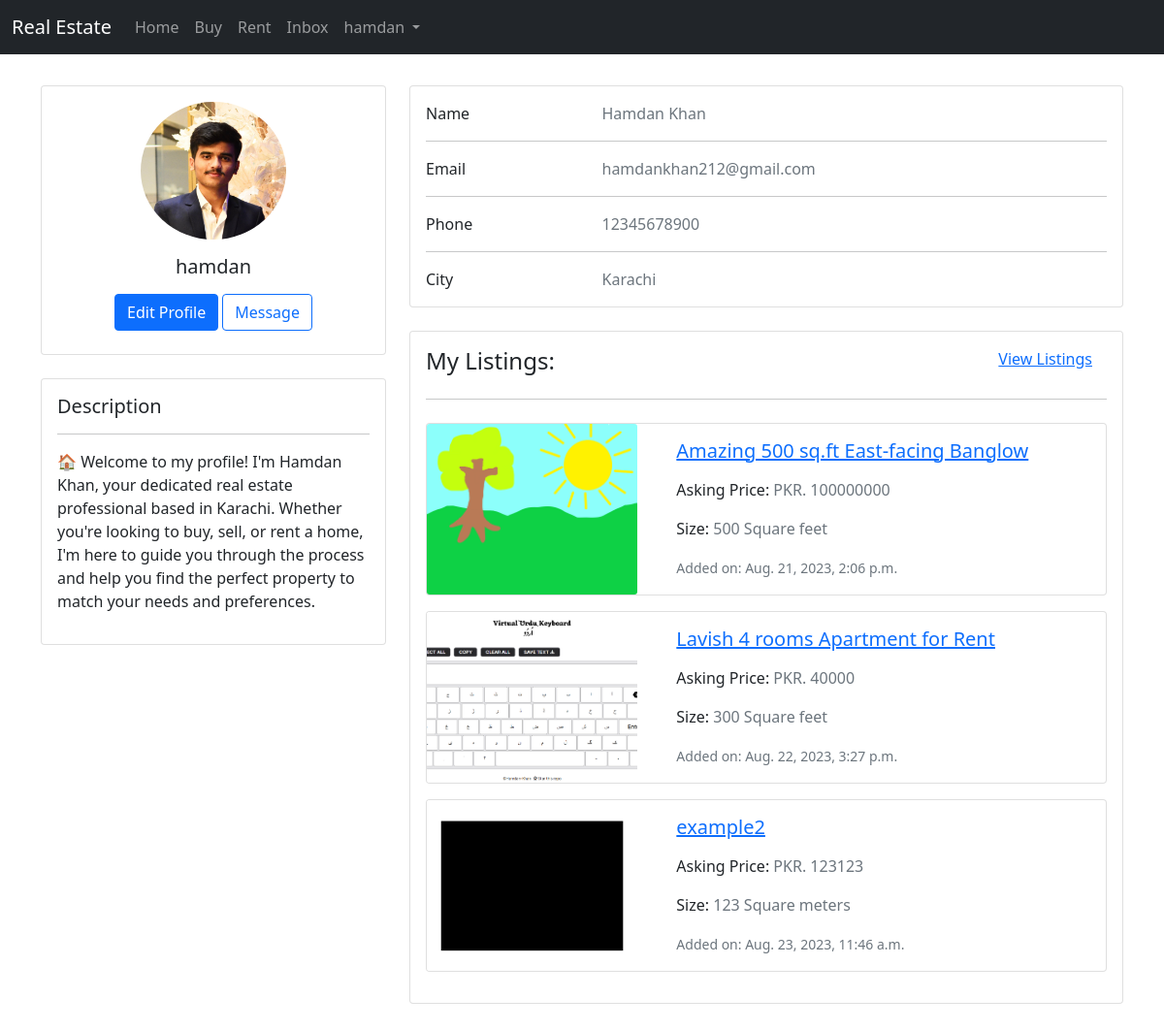
Screenshot of /user/profile/ (signed in) with the database file from the repository.
### users/models.py (models this page shows, shortened)
class CustomUser(AbstractUser):
    Gender_choices = [
        ('M', 'Male'),
        ('F', 'Female'),
    ]
    gender = models.CharField(
        max_length=1, choices=Gender_choices, null=True, blank=True)

class Profile(models.Model):
    user = models.OneToOneField(CustomUser, on_delete=models.CASCADE)
    first_name = models.CharField(max_length=100, blank=True)
    last_name = models.CharField(max_length=100, blank=True)
    contact_number = models.CharField(max_length=20, blank=True,)
    city = models.CharField(max_length=100, blank=True)
    profile_pic = models.ImageField(upload_to=profile_pic_path, blank=True,)
    description = models.CharField(max_length=500, null=True, blank=True)

### market/models.py (models this page shows, shortened)
class Property(models.Model):
    UNIT_CHOICES = [
        ("Square feet", "sq.ft"),
        ("Square meters", "sq.m"),
        ("Marla", "marla"),
        ("Kanal", "kanal"),
    ]
    SALE_CHOICES = [
        ("Sell", "Sell"),
        ("Rent", "Rent"),
    ]
    PROVINCE_CHOICES = [
        ("Sindh", "S"),
        ("Punjab", "P"),
        ("Balochistan", "B"),
        ("KPK", "K"),
    ]
    title = models.CharField(max_length=300, blank=True, null=True)
    owner = models.ForeignKey(
        settings.AUTH_USER_MODEL, on_delete=models.CASCADE, blank=True, null=True)
    type = models.ForeignKey(
        PropertyType, on_delete=models.CASCADE, related_name="property", blank=True, null=True)
    sale_type = models.CharField(
        max_length=10, choices=SALE_CHOICES, blank=True, null=True)
    address = models.CharField(max_length=500, blank=True, null=True)
    price = models.IntegerField(blank=True, null=True)
    size = models.IntegerField(blank=True, null=True)
    size_unit = models.CharField(
        choices=UNIT_CHOICES, blank=True, null=True, max_length=100)
    description = models.TextField(blank=True, null=True)
    province = models.CharField(
        choices=PROVINCE_CHOICES, max_length=40, null=True, blank=True)
    city = models.ForeignKey(
        City, on_delete=models.CASCADE, related_name="property_city", null=True, blank=True)
    area = models.ForeignKey(
        Area, on_delete=models.CASCADE, related_name="area", null=True, blank=True)
    property_pic = models.ImageField(
        upload_to=property_pic_path, blank=True, null=True)
    added_at = models.DateTimeField(
        default=timezone.now, blank=True, null=True)

### users/views.py (the view)
# urls.py: path("profile/", views.ProfileView, name="profile"),
@login_required
def ProfileView(request):
    custom_user = request.user
    profile = custom_user.profile
    listings = Property.objects.filter(owner=custom_user)
    return render(request, "users/profile.html", {'profile': profile, 'c_user': custom_user, 'listings': listings})

### users/templates/users/profile.html (shortened to what this page needs)
{% extends 'market/base.html' %}
{% block content %}
<main>
  <div class="container py-2">
    <div class="row">
      <div class="col-lg-4">
        <div class="card mb-4">
          <div class="card-body text-center">
            <img src="{% if profile.profile_pic %}{{ profile.profile_pic.url }}{% else %}https://static.vecteezy.com/system/resources/previews/014/554/760/original/man-profile-negative-photo-anonymous-silhouette-human-head-businessman-worker-support-illustration-vector.jpg{% endif %}" alt="avatar"
              class="rounded-circle img-fluid" style="width: 150px;">
            <h5 class="my-3">{{ profile.user }}</h5>
            <div class="d-flex justify-content-center mb-2">
              <a type="button" class="btn btn-primary" href="{% url 'users:edit_profile' %}">Edit Profile</a>
              <button type="button" class="btn btn-outline-primary ms-1">Message</button>
            </div>
          </div>
        </div>
        <div class="card mb-4 mb-lg-0">
          <div class="card-body">
              <h5>Description</h5>
              <hr>
              <p>
                {% if profile.description %}
                  {{ profile.description }}
                {% else %}
                  <small class="text-muted">No Description</small>
                {% endif %}
              </p>
          </div>
        </div>
      </div>
      <div class="col-lg-8">
        <div class="card mb-4">
          <div class="card-body">
            <div class="row">
              <div class="col-sm-3">
                <p class="mb-0">Name</p>
              </div>
              <div class="col-sm-9">
                <p class="text-muted mb-0">{% if profile.first_name or profile.last_name %}{{ profile.first_name }} {{ profile.last_name }}{% else %} - {% endif %}
                  </p>
              </div>
            </div>
            <hr>
            <div class="row">
              <div class="col-sm-3">
                <p class="mb-0">Email</p>
              </div>
              <div class="col-sm-9">
                <p class="text-muted mb-0">{% if c_user.email %}{{ c_user.email }}{% else %} - {% endif %}</p>
              </div>
            </div>
            <hr>
            <div class="row">
              <div class="col-sm-3">
                <p class="mb-0">Phone</p>
              </div>
              <div class="col-sm-9">
                <p class="text-muted mb-0">{% if profile.contact_number %}{{ profile.contact_number }}{% else %} - {% endif %}</p>
              </div>
            </div>
            <hr>
            <div class="row">
              <div class="col-sm-3">
                <p class="mb-0">City</p>
              </div>
              <div class="col-sm-9">
                <p class="text-muted mb-0">{% if profile.city %}{{ profile.city }}{% else %} - {% endif %}</p>
              </div>
            </div>
          </div>
        </div>
        <div class="card mb-4">
          <div class="card-body">
            <div style="display: flex; justify-content: space-between;">
              <h4>My Listings:</h4>
              <a href="{% url 'users:my_listings' %}" style="padding-right: 15px;">View Listings</a>
            </div>
            <hr class="mb-4">
              {% for listing in listings  %}
                <div class="card mb-3" style="max-width: 900px;">
                  <div class="row no-gutters">
                    <div class="col-md-4">
                      <img src="{% if listing.property_pic %}{{ listing.property_pic.url }}{% else %}https://static.vecteezy.com/system/resources/previews/014/554/760/original/man-profile-negative-photo-anonymous-silhouette-human-head-businessman-worker-support-illustration-vector.jpg{% endif %}"  class="card-img img-fluid" style="object-fit: cover; height: 100%; max-height: 200px;" alt="">
                    </div>
                    <div class="col-md-8">
                      <div class="card-body">
                        <a href="{% url 'market:listing_data' listing.id %}" ><h5 class="card-title" style="text-decoration: none;">{{ listing.title }}</h5></a>
                        <p class="card-text">Asking Price: <span class="text-muted">PKR. {{ listing.price }}</span></p>
                        <p class="card-text">Size: <span class="text-muted">{{ listing.size }} {{ listing.size_unit }}</span></p>
                        <div ><small class="text-muted">Added on: {{ listing.added_at }}</small></div>
                      </div>
                    </div>
                  </div>
                </div>
              {% endfor %}
          </div>
        </div>
      </div>
    </div>
  </div>
</main>
{% endblock %}

### market/templates/market/header.html (shortened to what this page needs)
<nav class="navbar navbar-expand-lg bg-dark navbar-dark bg-body-tertiary">
    <div class="container-fluid">
      <a class="navbar-brand" href="{% url 'market:listing' %}">Real Estate</a>
      <div class="collapse navbar-collapse" id="navbarNavDropdown">
        <ul class="navbar-nav">
          <li class="nav-item">
            <a class="nav-link" aria-current="page" href="{% url 'market:listing' %}">Home</a>
          </li>
          <li class="nav-item">
            <a class="nav-link" href="{% url 'market:buy' %}">Buy</a>
          </li>
          <li class="nav-item">
            <a class="nav-link" href="{% url 'market:rent' %}">Rent</a>
          </li>
          {% if user.is_authenticated %}
            <li class="nav-item">
              <a class="nav-link" href="{% url 'social:inbox' %}">Inbox</a>
            </li>
            <li class="nav-item dropdown">
              <a class="nav-link dropdown-toggle" href="#" role="button" data-bs-toggle="dropdown" aria-expanded="false">
                {{ user }}
              </a>
            </li>
          {% else %}
            <li class="nav-item">
              <a class="nav-link" href="{% url 'users:login' %}">Login</a>
            </li>
          {% endif %}
        </ul>
      </div>
    </div>
  </nav>

### rows the page displays
CustomUser: username "hamdan", email "hamdankhan212@gmail.com"
Profile: profile_pic (picture), user "hamdan", description "🏠 Welcome to my profile! I'm Hamdan Khan, your dedicated real estate professional based in Karachi. Whether you're looking to buy, sell, or rent a home, I'm here to guide you through the process and help you find the perfect property to match your needs and preferences.", first_name "Hamdan", last_name "Khan", contact_number "12345678900", city "Karachi"
Property: property_pic (picture), title "Amazing 500 sq.ft East-facing Banglow", price "100000000", size "500", size_unit "Square feet", added_at "Aug. 21, 2023, 2:06 p.m."
Property: property_pic (picture), title "Lavish 4 rooms Apartment for Rent", price "40000", size "300", size_unit "Square feet", added_at "Aug. 22, 2023, 3:27 p.m."
Property: property_pic (picture), title "example2", price "123123", size "123", size_unit "Square meters", added_at "Aug. 23, 2023, 11:46 a.m."
